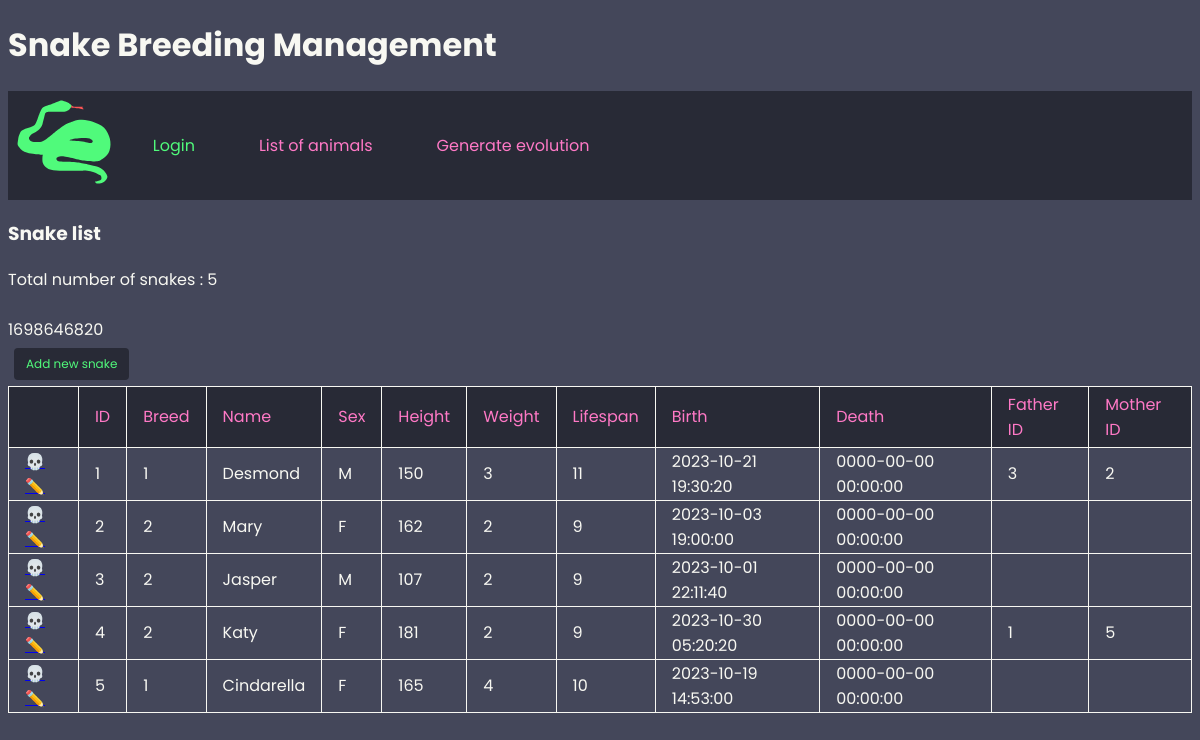
The app's page /index.php?page=animal_list (signed in) with its own data.
### tables this page shows
CREATE TABLE animal (
    id_animal INT UNSIGNED NOT NULL AUTO_INCREMENT PRIMARY KEY,
    id_breed INT DEFAULT NULL,
    animal_name VARCHAR(30) DEFAULT NULL,
    animal_sex CHAR(1) DEFAULT NULL,
    animal_heigth DECIMAL DEFAULT NULL,
    animal_weight DECIMAL DEFAULT NULL,
    animal_lifespan DECIMAL DEFAULT NULL,
    birth_timestamp TIMESTAMP DEFAULT 0,
    death_timestamp TIMESTAMP DEFAULT 0,
    id_father INT DEFAULT NULL,
    id_mother INT DEFAULT NULL
);

### classes/dbconnect.class.php (called while the page is built, shortened)
<?php
class dbConnect {
    private $connect;
    public function __construct($h='localhost', $db='breedingManagement', $u='mariadb', $pw='mariadb*1') {
        $this->connect = new PDO("mysql:host=".$h.";dbname=".$db, $u, $pw);
        $this->connect->setAttribute(PDO::ATTR_ERRMODE, PDO::ERRMODE_EXCEPTION);
    }
    public function sendQuery($query) {
        $startquery = explode(' ', trim($query));
        if ($startquery[0] == 'SELECT' || $startquery[0] == 'INSERT' || $startquery[0] == 'UPDATE' || $startquery[0] == 'DELETE') {
            $result = $this->connect->query($query);
            if ($startquery[0] == 'SELECT') $result = $result->fetchAll(PDO::FETCH_ASSOC);
            return $result;
        } else {
            return FALSE;
        }
    }
    public function getColumnNames($table) {
        $query = "SELECT label
                    FROM (SELECT DISTINCT COLUMN_NAME
                            FROM INFORMATION_SCHEMA.COLUMNS
                            WHERE TABLE_NAME = '".$table."')
                            as ids
                         INNER JOIN column_label
                                 ON ids.COLUMN_NAME = column_label.id_column_label;";
        return $this->sendQuery($query);
    }
}
?>

### classes/animal.class.php (called while the page is built, shortened)
<?php
class Animal {
    private $table = "animal";
    public function getEverything() {
        $db_connect = new dbConnect();
        return $db_connect->sendQuery("SELECT * FROM `".$this->table."`");
    }
    public function countAnimals() {
        $db_connect = new dbConnect();
        return $db_connect->sendQuery("SELECT COUNT(*) as count_table FROM `".$this->table."`");
    }
    public function getColumnNames() {
        $db_connect = new dbConnect();
        return $db_connect->getColumnNames($this->table);
    }
}
?>

### pages/animal_list.php (the view, shortened to what this page needs)
<h3><?php echo ucfirst($_SESSION['animal_specie']) ?> list</h3>
<?php
if (isset($_SESSION['open']) && $_SESSION['open'] > 0) {
    $animal = new Animal();
    $count_animals = $animal->countAnimals();
    echo "Total number of ".$_SESSION['animal_specie_plural']." : ".$count_animals[0]['count_table']."<br><br>";
    echo time()."<br>";
?>
<input class="button" type="button" onclick="window.location.href='index.php?page=edit_animal&id=new_entry'" value="Add new <?php echo $_SESSION['animal_specie'] ?>">
<table>
    <tr>
        <th></th>
        <?php
        $animal_columns = $animal->getColumnNames('animal');
        foreach ($animal_columns as $column) {
            echo "<th>".$column['label']."</th>";
        }
        ?>
    </tr>
    <?php
    $animal_list = $animal->getEverything();
    foreach ($animal_list as $animal) {
        echo "<td><a href='index.php?page=declare_death&id=".$animal['id_animal']."'>💀</a> <a href='index.php?page=edit_animal&id=".$animal['id_animal']."'>✏️</a></td>";
        foreach ($animal as $value) {
            echo "<td>".$value."</td>";
        }
    }
} else {
    header("Location: index.php?page=login");
}
?>
</table>

### index.php (shortened to what this page needs)
<?php
    require_once('classes/dbconnect.class.php');
    require_once('classes/animal.class.php');
?>
<!DOCTYPE HTML>
<html>
    <head>
        <link rel="stylesheet" href="style.css" type="text/css" />
    </head>
    <body>
        <h1><?php echo ucfirst($_SESSION['animal_specie']) ?> Breeding Management</h1>
        <?php
            include('menu.php');
        ?>
        <div id="container">
        <?php
            $file_import = 'pages/'.$_GET['page'].'.php';
            if (file_exists($file_import)) {
                include($file_import);
            } else {
                echo "Page ".$file_import." is not available";
            }
        ?>
        </div>
    </body>
</html>

### menu.php
<div id="menu" class="top-menu">
    <div class="menu-icon"><img src="images/snake.svg" alt="Animal Logo"></div>
    <div class="menu-item"><a href="index.php?page=login">Login</a></div>
    <?php
    if (isset($_SESSION['open']) && $_SESSION['open'] > 0) {
        ?>
        <div class="menu-item admin-menu-item"><a href="index.php?page=animal_list">List of animals</a></div>
        <div class="menu-item admin-menu-item"><a href="index.php?page=generate_evolution">Generate evolution</a></div>
        <?php
    }
    ?>
</div>

### style.css (style rules this page uses)
body { font-family: 'Poppins', sans-serif; background-color: #44475a; color: #f8f8f2; }
.menu-icon img { width: 100px; height: auto; padding: 0.4em; }
.top-menu { display:flex; align-items: center; background-color: #282a36 ; color: #f8f8f2; }
.menu-item { padding: 1em 2em 1em 2em; }
.menu-item a { text-decoration: none; color: #50fa7b; }
.admin-menu-item a { color: #ff79c6; }
table, th, td { border: 1px solid #f8f8f2; border-collapse: collapse; }
th, td { padding-left: 1em; padding-right: 1em; text-align: left; }
th { background-color: #282a36; color:#ff79c6; font-weight: 400; padding-bottom: 0.3em; padding-top: 0.3em; }
.button { background-color: #282a36; color: #50fa7b; text-align: center; text-decoration: none; border: none; border-radius: 4px; padding: 0.6em 1em 0.6em 1em; font-family: 'Poppins', sans-serif; font-size: 0.75em; margin : 0.5em; }

### records on screen
animal: value "1", animal_name "Desmond", animal_sex "M", animal_heigth "150", value "3", animal_lifespan "11", birth_timestamp "2023-10-21 19:30:20", death_timestamp "0000-00-00 00:00:00", id_mother "2"
animal: value "2", animal_name "Mary", animal_sex "F", animal_heigth "162", animal_lifespan "9", birth_timestamp "2023-10-03 19:00:00", death_timestamp "0000-00-00 00:00:00"
animal: id_animal "3", value "2", animal_name "Jasper", animal_sex "M", animal_heigth "107", animal_lifespan "9", birth_timestamp "2023-10-01 22:11:40", death_timestamp "0000-00-00 00:00:00"
animal: id_animal "4", value "2", animal_name "Katy", animal_sex "F", animal_heigth "181", animal_lifespan "9", birth_timestamp "2023-10-30 05:20:20", death_timestamp "0000-00-00 00:00:00", id_father "1", id_mother "5"
animal: id_animal "5", id_breed "1", animal_name "Cindarella", animal_sex "F", animal_heigth "165", animal_weight "4", animal_lifespan "10", birth_timestamp "2023-10-19 14:53:00", death_timestamp "0000-00-00 00:00:00"

### other values on screen
$_SESSION['animal_specie'] "Snake"
$_SESSION['animal_specie_plural'] "snakes"
$count_animals[0]['count_table'] "5"
$column['label'] "ID"
$column['label'] "Breed"
$column['label'] "Name"
$column['label'] "Sex"
$column['label'] "Height"
$column['label'] "Weight"
$column['label'] "Lifespan"
$column['label'] "Birth"
$column['label'] "Death"
$column['label'] "Father ID"
$column['label'] "Mother ID"
